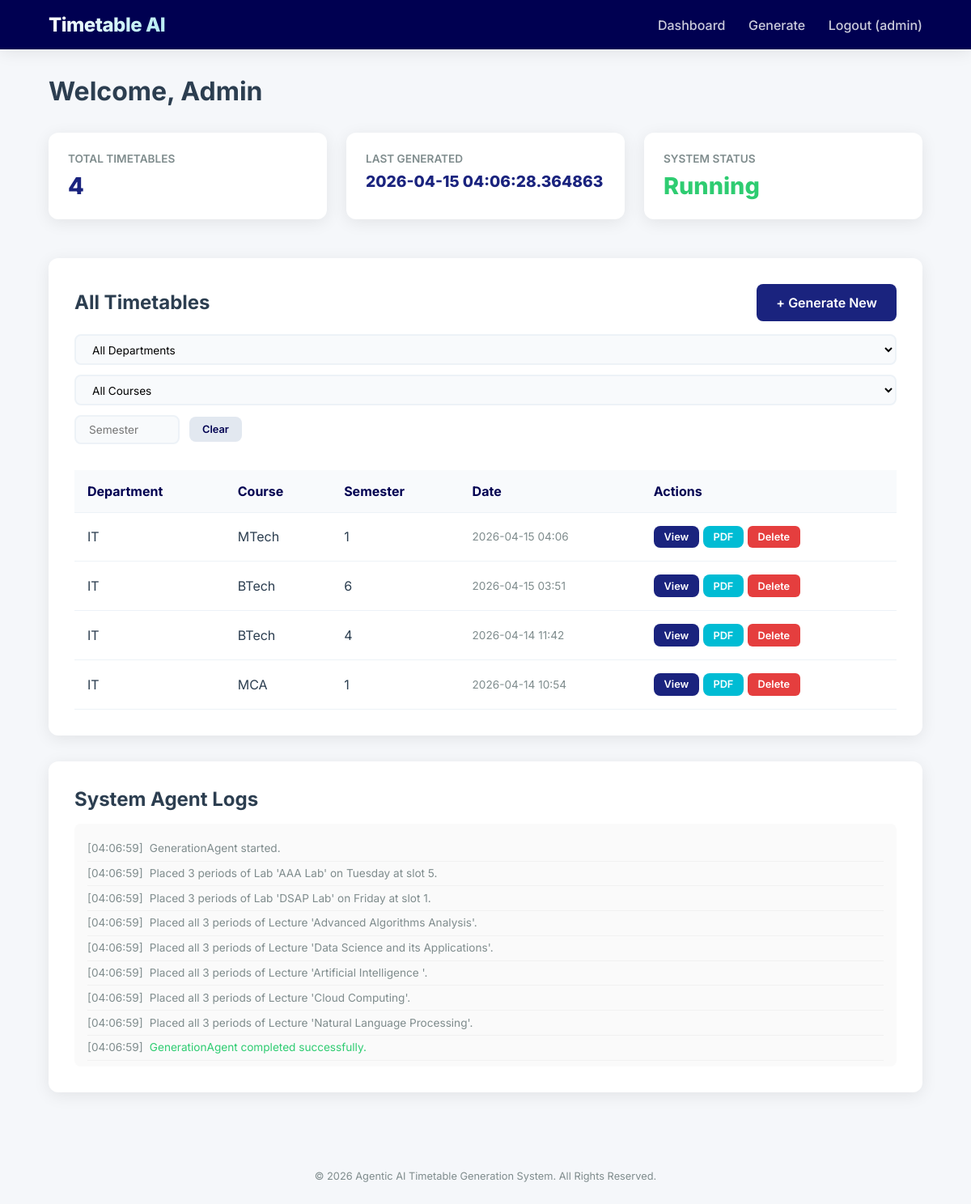
The page /dashboard (signed in) on the database its author committed.
### app/models/database.py (models this page shows)
class Timetable(Base):
    __tablename__ = "timetables"
    id = Column(Integer, primary_key=True, index=True)
    department = Column(String)
    course = Column(String)
    semester = Column(Integer)
    subject_config = Column(JSON)  # Store subjects as JSON
    generated_data = Column(JSON)  # Store timetable structure as JSON
    created_at = Column(DateTime, default=datetime.datetime.utcnow)
    logs = relationship("AgentLog", back_populates="timetable", cascade="all, delete-orphan")

class AgentLog(Base):
    __tablename__ = "agent_logs"
    id = Column(Integer, primary_key=True, index=True)
    timetable_id = Column(Integer, ForeignKey("timetables.id"))
    agent_name = Column(String)
    message = Column(Text)
    status = Column(String) # e.g., "SUCCESS", "FAILED"
    timestamp = Column(DateTime, default=datetime.datetime.utcnow)
    timetable = relationship("Timetable", back_populates="logs")

### app/routes/dashboard.py (the view)
@router.get("/dashboard", response_class=HTMLResponse)
async def dashboard_page(request: Request, db: Session = Depends(get_db), user = Depends(login_required)):
    total_timetables = db.query(Timetable).count()
    last_timetable = db.query(Timetable).order_by(Timetable.created_at.desc()).first()
    all_timetables = db.query(Timetable).order_by(Timetable.created_at.desc()).all()
    recent_logs = db.query(AgentLog).order_by(AgentLog.timestamp.desc()).limit(10).all()
    departments = sorted(set(t.department for t in all_timetables))
    courses = sorted(set(t.course for t in all_timetables))
    toast = request.query_params.get("toast", "")
    return templates.TemplateResponse("dashboard.html", {
        "request": request,
        "user": user,
        "total": total_timetables,
        "last_date": last_timetable.created_at if last_timetable else "N/A",
        "recent_timetables": all_timetables,
        "recent_logs": recent_logs,
        "departments": departments,
        "courses": courses,
        "toast": toast
    })

### templates/dashboard.html (shortened to what this page needs)
{% extends "base.html" %}
{% block content %}
<h1 style="margin-bottom: 2rem;" id="dashboardTitle" data-toast="{{ toast }}">Welcome, Admin</h1>
<div class="stats-grid">
    <div class="stat-card">
        <span class="label">Total Timetables</span>
        <span class="value">{{ total }}</span>
    </div>
    <div class="stat-card">
        <span class="label">Last Generated</span>
        <span class="value" style="font-size: 1.2rem;">{{ last_date }}</span>
    </div>
    <div class="stat-card">
        <span class="label">System Status</span>
        <span class="value" style="color: var(--success);">Running</span>
    </div>
</div>
<div class="card">
    <div
        style="display: flex; justify-content: space-between; align-items: center; margin-bottom: 1rem; flex-wrap: wrap; gap: 10px;">
        <h2>All Timetables</h2>
        <a href="/setup" class="btn btn-primary">+ Generate New</a>
    </div>
    <div style="display: flex; gap: 12px; margin-bottom: 1rem; flex-wrap: wrap; align-items: center;">
        <select id="filterDept" onchange="filterTable()"
            style="padding: 0.5rem 1rem; border-radius: 8px; border: 2px solid #edf2f7; font-size: 0.85rem; background: #f8fafc;">
            <option value="">All Departments</option>
        </select>
        <select id="filterCourse" onchange="filterTable()"
            style="padding: 0.5rem 1rem; border-radius: 8px; border: 2px solid #edf2f7; font-size: 0.85rem; background: #f8fafc;">
            <option value="">All Courses</option>
        </select>
        <input type="number" id="filterSemester" placeholder="Semester" min="1" max="8" onchange="filterTable()"
            oninput="filterTable()"
            style="padding: 0.5rem 1rem; border-radius: 8px; border: 2px solid #edf2f7; font-size: 0.85rem; background: #f8fafc; width: 130px;">
        <button onclick="clearFilters()" class="btn"
            style="padding: 0.5rem 1rem; font-size: 0.8rem; background: #e2e8f0; color: var(--primary-dark);">Clear</button>
    </div>
    <div class="table-container">
        <table id="timetableTable">
            <thead>
                <tr>
                    <th>Department</th>
                    <th>Course</th>
                    <th>Semester</th>
                    <th>Date</th>
                    <th>Actions</th>
                </tr>
            </thead>
            <tbody>
                {% for tt in recent_timetables %}
                <tr data-dept="{{ tt.department }}" data-course="{{ tt.course }}" data-semester="{{ tt.semester }}">
                    <td>{{ tt.department }}</td>
                    <td>{{ tt.course }}</td>
                    <td>{{ tt.semester }}</td>
                    <td style="font-size: 0.85rem; color: var(--text-light);">{{ tt.created_at.strftime('%Y-%m-%d
                        %H:%M') }}</td>
                    <td>
                        <a href="/view/{{ tt.id }}" class="btn btn-primary"
                            style="padding: 0.4rem 0.8rem; font-size: 0.8rem;">View</a>
                        <a href="/download/{{ tt.id }}" class="btn btn-primary"
                            style="padding: 0.4rem 0.8rem; font-size: 0.8rem; background: var(--secondary);">PDF</a>
                        <form action="/delete/{{ tt.id }}" method="post" style="display: inline;"
                            onsubmit="return confirm('Are you sure you want to delete this timetable?');">
                            <button type="submit" class="btn"
                                style="padding: 0.4rem 0.8rem; font-size: 0.8rem; background: #e53e3e; color: white; border: none; cursor: pointer; border-radius: 6px;">Delete</button>
                        </form>
                    </td>
                </tr>
                {% else %}
                <tr id="noDataRow">
                    <td colspan="5" style="text-align: center; color: var(--text-light);">No timetables generated yet.
                    </td>
                </tr>
                {% endfor %}
            </tbody>
        </table>
    </div>
</div>
<div class="card">
    <h2>System Agent Logs</h2>
    <div
        style="margin-top: 1rem; max-height: 300px; overflow-y: auto; background: #fafafa; padding: 1rem; border-radius: 8px;">
        {% for log in recent_logs %}
        <div class="log-item class-{{ log.status|lower }}">
            <span style="color: var(--text-light)">[{{ log.timestamp.strftime('%H:%M:%S') }}]</span>
            <span class="log-{{ log.status|lower }}">{{ log.message }}</span>
        </div>
        {% endfor %}
    </div>
</div>
{% endblock %}

### templates/base.html (shortened to what this page needs)
<!DOCTYPE html>
<html lang="en">
<head>
    <link rel="stylesheet" href="/static/css/index.css">
</head>
<body>
    <header>
        <div class="logo">Timetable AI</div>
        <nav>
            {% if user %}
            <a href="/dashboard">Dashboard</a>
            <a href="/setup">Generate</a>
            <a href="/logout">Logout ({{ user }})</a>
            {% else %}
            <a href="/login">Login</a>
            {% endif %}
        </nav>
    </header>
    <div class="container">
        {% block content %}{% endblock %}
    </div>
    <footer style="text-align: center; padding: 2rem; color: var(--text-light); font-size: 0.8rem;">
        &copy; 2026 Agentic AI Timetable Generation System. All Rights Reserved.
    </footer>
</body>
</html>

### static/css/index.css (style rules this page uses)
:root { --primary: #1a237e; --primary-light: #534bae; --primary-dark: #000051; --secondary: #00bcd4; --accent: #ffd600; --background: #f5f7fa; --surface: #ffffff; --text: #2c3e50; --text-light: #7f8c8d; --white: #ffffff; --error: #e74c3c; --success: #2ecc71; --shadow: 0 4px 20px rgba(0, 0, 0, 0.08); --radius: 12px; }
* { box-sizing: border-box; margin: 0; padding: 0; font-family: 'Inter', system-ui, -apple-system, sans-serif; }
body { background-color: var(--background); color: var(--text); min-height: 100vh; display: flex; flex-direction: column; }
header { background: var(--primary-dark); color: var(--white); padding: 1rem 5%; display: flex; justify-content: space-between; align-items: center; box-shadow: var(--shadow); position: sticky; top: 0; z-index: 100; }
.logo { font-size: 1.5rem; font-weight: 800; letter-spacing: -0.5px; background: linear-gradient(135deg, #fff, #b2ebf2); -webkit-background-clip: text; background-clip: text; -webkit-text-fill-color: transparent; }
nav a { color: var(--white); text-decoration: none; margin-left: 1.5rem; font-weight: 500; opacity: 0.8; transition: 0.3s; }
.container { padding: 2rem 5%; flex: 1; }
input, select, textarea { width: 100%; padding: 0.8rem 1rem; border: 2px solid #edf2f7; border-radius: 8px; font-size: 1rem; transition: 0.3s; background: #f8fafc; }
.btn { display: inline-block; padding: 0.8rem 1.5rem; border-radius: 8px; font-weight: 600; text-decoration: none; cursor: pointer; transition: 0.3s; border: none; font-size: 1rem; }
.btn-primary { background: var(--primary); color: var(--white); }
.stats-grid { display: grid; grid-template-columns: repeat(auto-fit, minmax(240px, 1fr)); gap: 1.5rem; margin-bottom: 3rem; }
.stat-card { background: var(--surface); padding: 1.5rem; border-radius: var(--radius); box-shadow: var(--shadow); display: flex; flex-direction: column; }
.stat-card .label { font-size: 0.85rem; color: var(--text-light); font-weight: 600; text-transform: uppercase; }
.stat-card .value { font-size: 1.8rem; font-weight: 800; margin-top: 0.5rem; color: var(--primary); }
.card { background: var(--surface); padding: 2rem; border-radius: var(--radius); box-shadow: var(--shadow); margin-bottom: 2rem; }
.table-container { overflow-x: auto; }
table { width: 100%; border-collapse: collapse; margin-top: 1rem; background: var(--white); }
th, td { padding: 1rem; text-align: left; border-bottom: 1px solid #edf2f7; }
th { background: #f8fafc; font-weight: 700; color: var(--primary-dark); }
.log-item { font-family: 'Courier New', Courier, monospace; font-size: 0.85rem; padding: 0.4rem 0; border-bottom: 1px solid #f1f1f1; }
.log-success { color: var(--success); }
.log-info { color: var(--text-light); }

### rows shown on the page
Timetable: created_at "2026-04-15 04:06:28.364863", department "IT", course "MTech", semester "1", created_at "2026-04-15 04:06"
Timetable: department "IT", course "BTech", semester "6", created_at "2026-04-15 03:51"
Timetable: department "IT", course "BTech", semester "4", created_at "2026-04-14 11:42"
Timetable: department "IT", course "MCA", semester "1", created_at "2026-04-14 10:54"
AgentLog: timestamp "04:06:59", message "GenerationAgent started."
AgentLog: timestamp "04:06:59", message "Placed 3 periods of Lab 'AAA Lab' on Tuesday at slot 5."
AgentLog: timestamp "04:06:59", message "Placed 3 periods of Lab 'DSAP Lab' on Friday at slot 1."
AgentLog: timestamp "04:06:59", message "Placed all 3 periods of Lecture 'Advanced Algorithms Analysis'."
AgentLog: timestamp "04:06:59", message "Placed all 3 periods of Lecture 'Data Science and its Applications'."
AgentLog: timestamp "04:06:59", message "Placed all 3 periods of Lecture 'Artificial Intelligence '."
AgentLog: timestamp "04:06:59", message "Placed all 3 periods of Lecture 'Cloud Computing'."
AgentLog: timestamp "04:06:59", message "Placed all 3 periods of Lecture 'Natural Language Processing'."
AgentLog: timestamp "04:06:59", message "GenerationAgent completed successfully."

### other values the page prints
{{ user }} "admin"
{{ total }} "4"
